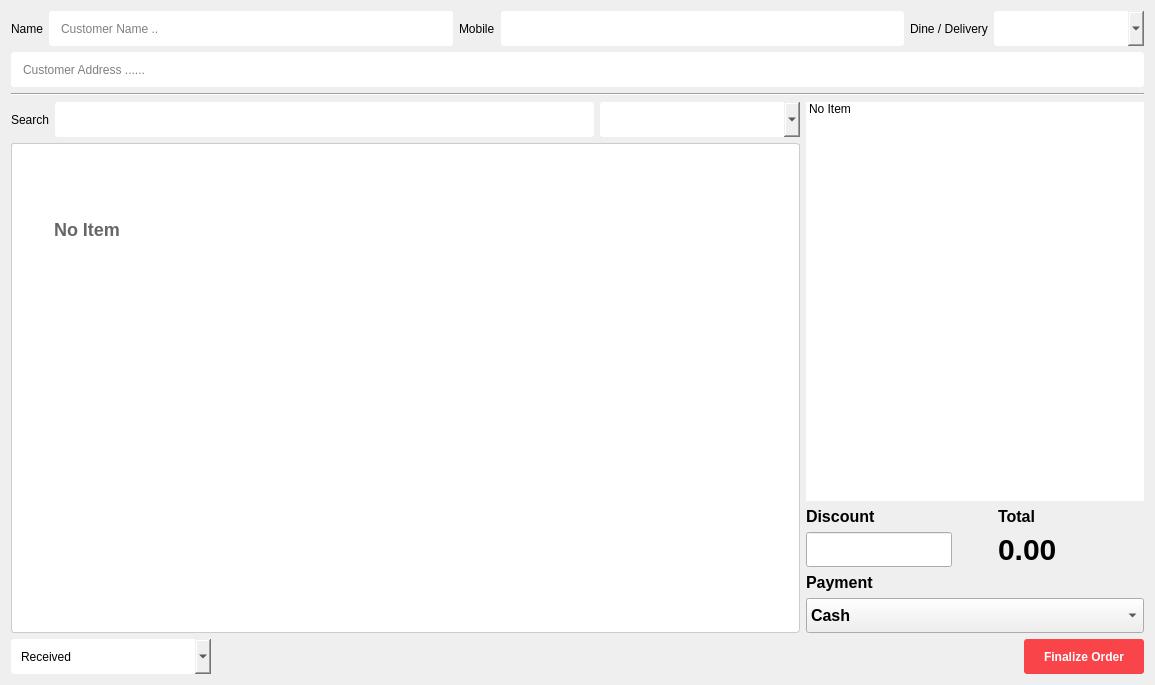
<?xml version="1.0" encoding="UTF-8"?>
<ui version="4.0">
 <class>Dialog</class>
 <widget class="QDialog" name="Dialog">
  <property name="windowModality">
   <enum>Qt::ApplicationModal</enum>
  </property>
  <property name="geometry">
   <rect>
    <x>0</x>
    <y>0</y>
    <width>1155</width>
    <height>685</height>
   </rect>
  </property>
  <property name="windowTitle">
   <string>Dialog</string>
  </property>
  <property name="windowIcon">
   <iconset>
    <normaloff>../icon/favicon.png</normaloff>../icon/favicon.png</iconset>
  </property>
  <property name="modal">
   <bool>true</bool>
  </property>
  <layout class="QVBoxLayout" name="verticalLayout_5">
   <item>
    <layout class="QHBoxLayout" name="horizontalLayout_2">
     <item>
      <widget class="QLabel" name="label_2">
       <property name="text">
        <string>Name</string>
       </property>
      </widget>
     </item>
     <item>
      <widget class="QLineEdit" name="customer_name_input">
       <property name="minimumSize">
        <size>
         <width>0</width>
         <height>35</height>
        </size>
       </property>
       <property name="styleSheet">
        <string notr="true">QLineEdit{
	border-radius: 3px;
	box-shadow: none;
	padding-left: 10px;
}</string>
       </property>
       <property name="placeholderText">
        <string>Customer Name ..</string>
       </property>
      </widget>
     </item>
     <item>
      <widget class="QLabel" name="label">
       <property name="text">
        <string>Mobile</string>
       </property>
      </widget>
     </item>
     <item>
      <widget class="QLineEdit" name="customer_mobile_input">
       <property name="minimumSize">
        <size>
         <width>0</width>
         <height>35</height>
        </size>
       </property>
       <property name="styleSheet">
        <string notr="true">QLineEdit{
	border-radius: 3px;
	box-shadow: none;
	padding-left: 10px;
}</string>
       </property>
      </widget>
     </item>
     <item>
      <widget class="QLabel" name="label_3">
       <property name="text">
        <string>Dine / Delivery</string>
       </property>
      </widget>
     </item>
     <item>
      <widget class="QComboBox" name="cart_table_combo">
       <property name="minimumSize">
        <size>
         <width>150</width>
         <height>35</height>
        </size>
       </property>
       <property name="styleSheet">
        <string notr="true">QComboBox{
	border-radius: 3px;
	box-shadow: none;
	padding-left: 10px;
}</string>
       </property>
      </widget>
     </item>
    </layout>
   </item>
   <item>
    <widget class="QLineEdit" name="customer_address_input">
     <property name="minimumSize">
      <size>
       <width>0</width>
       <height>35</height>
      </size>
     </property>
     <property name="styleSheet">
      <string notr="true">QLineEdit{
	border-radius: 3px;
	box-shadow: none;
	padding-left: 10px;
}</string>
     </property>
     <property name="placeholderText">
      <string>Customer Address ......</string>
     </property>
    </widget>
   </item>
   <item>
    <widget class="Line" name="line">
     <property name="orientation">
      <enum>Qt::Horizontal</enum>
     </property>
    </widget>
   </item>
   <item>
    <layout class="QHBoxLayout" name="horizontalLayout_4" stretch="7,3">
     <item>
      <layout class="QVBoxLayout" name="verticalLayout_2">
       <item>
        <layout class="QHBoxLayout" name="horizontalLayout">
         <item>
          <widget class="QLabel" name="label_6">
           <property name="text">
            <string>Search</string>
           </property>
          </widget>
         </item>
         <item>
          <widget class="QLineEdit" name="corders_search_input">
           <property name="minimumSize">
            <size>
             <width>0</width>
             <height>35</height>
            </size>
           </property>
           <property name="styleSheet">
            <string notr="true">QLineEdit{
	border-radius: 3px;
	box-shadow: none;
	padding-left: 10px;
}</string>
           </property>
          </widget>
         </item>
         <item>
          <widget class="QComboBox" name="corders_category_combo">
           <property name="minimumSize">
            <size>
             <width>200</width>
             <height>35</height>
            </size>
           </property>
           <property name="styleSheet">
            <string notr="true">QComboBox{
	border-radius: 3px;
	box-shadow: none;
	padding-left: 10px;
}</string>
           </property>
          </widget>
         </item>
        </layout>
       </item>
       <item>
        <widget class="QListWidget" name="itemsBrowserListWidget">
         <property name="contextMenuPolicy">
          <enum>Qt::DefaultContextMenu</enum>
         </property>
         <property name="styleSheet">
          <string notr="true">QListWidget {
	background-color: #FFFFFF;
	border: 1px solid #ccc;
	font-size: 18px;
	font-weight: bold;
	border-radius: 3px;
}

QListWidget::item {
	width: 150px;
	height: 170px;
	margin: 5px;
	color: #666666;
}</string>
         </property>
         <property name="verticalScrollBarPolicy">
          <enum>Qt::ScrollBarAsNeeded</enum>
         </property>
         <property name="autoScrollMargin">
          <number>20</number>
         </property>
         <property name="showDropIndicator" stdset="0">
          <bool>false</bool>
         </property>
         <property name="dragDropMode">
          <enum>QAbstractItemView::NoDragDrop</enum>
         </property>
         <property name="defaultDropAction">
          <enum>Qt::IgnoreAction</enum>
         </property>
         <property name="alternatingRowColors">
          <bool>false</bool>
         </property>
         <property name="textElideMode">
          <enum>Qt::ElideMiddle</enum>
         </property>
         <property name="movement">
          <enum>QListView::Static</enum>
         </property>
         <property name="flow">
          <enum>QListView::LeftToRight</enum>
         </property>
         <property name="isWrapping" stdset="0">
          <bool>true</bool>
         </property>
         <property name="layoutMode">
          <enum>QListView::SinglePass</enum>
         </property>
         <property name="gridSize">
          <size>
           <width>150</width>
           <height>170</height>
          </size>
         </property>
         <property name="viewMode">
          <enum>QListView::IconMode</enum>
         </property>
         <property name="wordWrap">
          <bool>true</bool>
         </property>
         <property name="itemAlignment">
          <set>Qt::AlignCenter</set>
         </property>
         <item>
          <property name="text">
           <string>No Item</string>
          </property>
         </item>
        </widget>
       </item>
      </layout>
     </item>
     <item>
      <layout class="QVBoxLayout" name="verticalLayout">
       <item>
        <widget class="QListWidget" name="cart_list_widget">
         <property name="layoutDirection">
          <enum>Qt::LeftToRight</enum>
         </property>
         <property name="styleSheet">
          <string notr="true">QListWidget{
	border-radius: 3px;
}</string>
         </property>
         <property name="alternatingRowColors">
          <bool>true</bool>
         </property>
         <property name="flow">
          <enum>QListView::TopToBottom</enum>
         </property>
         <property name="viewMode">
          <enum>QListView::ListMode</enum>
         </property>
         <property name="wordWrap">
          <bool>true</bool>
         </property>
         <item>
          <property name="text">
           <string>No Item</string>
          </property>
         </item>
        </widget>
       </item>
       <item>
        <layout class="QHBoxLayout" name="horizontalLayout_5" stretch="5,0,5">
         <item>
          <layout class="QVBoxLayout" name="verticalLayout_4">
           <item>
            <widget class="QLabel" name="label_4">
             <property name="font">
              <font>
               <pointsize>12</pointsize>
               <weight>75</weight>
               <bold>true</bold>
              </font>
             </property>
             <property name="text">
              <string>Discount</string>
             </property>
            </widget>
           </item>
           <item>
            <widget class="QLineEdit" name="customer_discount_input">
             <property name="minimumSize">
              <size>
               <width>0</width>
               <height>35</height>
              </size>
             </property>
            </widget>
           </item>
          </layout>
         </item>
         <item>
          <spacer name="horizontalSpacer_2">
           <property name="orientation">
            <enum>Qt::Horizontal</enum>
           </property>
           <property name="sizeHint" stdset="0">
            <size>
             <width>40</width>
             <height>20</height>
            </size>
           </property>
          </spacer>
         </item>
         <item>
          <layout class="QVBoxLayout" name="verticalLayout_3">
           <item>
            <widget class="QLabel" name="label_5">
             <property name="font">
              <font>
               <pointsize>12</pointsize>
               <weight>75</weight>
               <bold>true</bold>
              </font>
             </property>
             <property name="text">
              <string>Total</string>
             </property>
            </widget>
           </item>
           <item>
            <widget class="QLabel" name="cart_total_label">
             <property name="styleSheet">
              <string notr="true">QLabel{
	font-weight: bold;
	font-size: 30px
}</string>
             </property>
             <property name="text">
              <string>0.00</string>
             </property>
            </widget>
           </item>
          </layout>
         </item>
        </layout>
       </item>
       <item>
        <widget class="QLabel" name="label_7">
         <property name="font">
          <font>
           <pointsize>12</pointsize>
           <weight>75</weight>
           <bold>true</bold>
          </font>
         </property>
         <property name="text">
          <string>Payment</string>
         </property>
        </widget>
       </item>
       <item>
        <widget class="QComboBox" name="comboBox">
         <property name="minimumSize">
          <size>
           <width>100</width>
           <height>35</height>
          </size>
         </property>
         <property name="font">
          <font>
           <pointsize>12</pointsize>
           <weight>75</weight>
           <bold>true</bold>
          </font>
         </property>
         <item>
          <property name="text">
           <string>Cash</string>
          </property>
         </item>
         <item>
          <property name="text">
           <string>Online</string>
          </property>
         </item>
         <item>
          <property name="text">
           <string>Pending</string>
          </property>
         </item>
        </widget>
       </item>
      </layout>
     </item>
    </layout>
   </item>
   <item>
    <layout class="QHBoxLayout" name="horizontalLayout_3">
     <item>
      <widget class="QComboBox" name="cart_order_status_combo">
       <property name="minimumSize">
        <size>
         <width>200</width>
         <height>35</height>
        </size>
       </property>
       <property name="styleSheet">
        <string notr="true">QComboBox{
	border-radius: 3px;
	box-shadow: none;
	padding-left: 10px;
}</string>
       </property>
       <item>
        <property name="text">
         <string>Received</string>
        </property>
       </item>
       <item>
        <property name="text">
         <string>Preparing</string>
        </property>
       </item>
       <item>
        <property name="text">
         <string>Ready</string>
        </property>
       </item>
       <item>
        <property name="text">
         <string>Served</string>
        </property>
       </item>
       <item>
        <property name="text">
         <string>In Transit</string>
        </property>
       </item>
       <item>
        <property name="text">
         <string>Delivered</string>
        </property>
       </item>
       <item>
        <property name="text">
         <string>Cancelled</string>
        </property>
       </item>
       <item>
        <property name="text">
         <string>Done</string>
        </property>
       </item>
      </widget>
     </item>
     <item>
      <spacer name="horizontalSpacer">
       <property name="orientation">
        <enum>Qt::Horizontal</enum>
       </property>
       <property name="sizeHint" stdset="0">
        <size>
         <width>100</width>
         <height>20</height>
        </size>
       </property>
      </spacer>
     </item>
     <item>
      <spacer name="horizontalSpacer_3">
       <property name="orientation">
        <enum>Qt::Horizontal</enum>
       </property>
       <property name="sizeType">
        <enum>QSizePolicy::Fixed</enum>
       </property>
       <property name="sizeHint" stdset="0">
        <size>
         <width>10</width>
         <height>20</height>
        </size>
       </property>
      </spacer>
     </item>
     <item>
      <widget class="QPushButton" name="update_print_btn">
       <property name="sizeIncrement">
        <size>
         <width>35</width>
         <height>35</height>
        </size>
       </property>
       <property name="text">
        <string/>
       </property>
       <property name="icon">
        <iconset>
         <normaloff>../icon/print.png</normaloff>../icon/print.png</iconset>
       </property>
       <property name="iconSize">
        <size>
         <width>30</width>
         <height>30</height>
        </size>
       </property>
       <property name="default">
        <bool>false</bool>
       </property>
       <property name="flat">
        <bool>true</bool>
       </property>
      </widget>
     </item>
     <item>
      <widget class="QPushButton" name="update_order_btn">
       <property name="minimumSize">
        <size>
         <width>0</width>
         <height>35</height>
        </size>
       </property>
       <property name="styleSheet">
        <string notr="true">QPushButton{
	padding: 10px 20px;
	background: #F94449;
	color: #FFFFFF;
	font-weight: bold;
	border-radius: 3px;
	box-shadow: none;
}
</string>
       </property>
       <property name="text">
        <string>Finalize Order</string>
       </property>
      </widget>
     </item>
    </layout>
   </item>
  </layout>
 </widget>
 <resources/>
 <connections/>
</ui>
